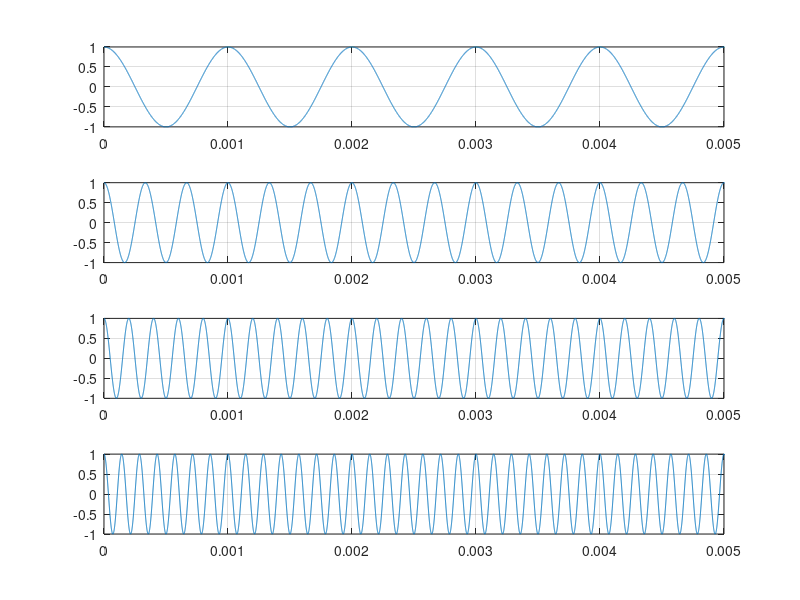
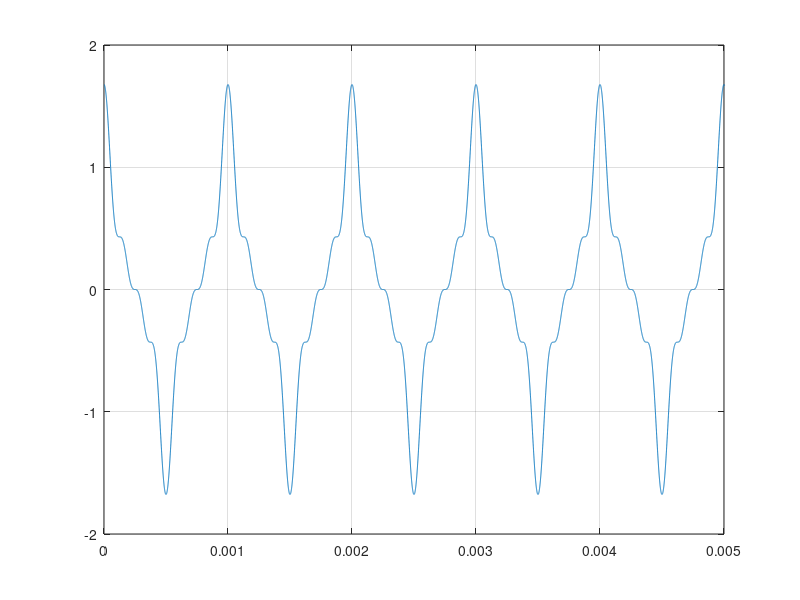

Here is the MATLAB script that generated these plots, in order:
clc; close all; clear all;                       

f1 = 1_000;
f3 = 3*f1;
f5 = 5*f1;
f7 = 7*f1;    


phi1 = 0;
phi3 = 0;
phi5 = 0;
phi7 = 0;                         
A1 = 1;
A3 = 1;
A5 = 1;
A7 = 1;

T = 1/f1;
fs = 400 * f7;                    
ts = 1/fs;                     
t = 0 : ts : 1;   

x1_t = A1*cos(2*pi*f1*t + phi1);
x3_t = A3*cos(2*pi*f3*t + phi3);
x5_t = A5*cos(2*pi*f5*t + phi5);
x7_t = A7*cos(2*pi*f7*t + phi7);

x_t = x1_t + (1/3 * x3_t) + (1/5 * x5_t) + (1/7 * x7_t);

figure; hold on;

subplot(4,1,1)
plot(t,x1_t);
xlim([0 5*T]);
grid on

subplot(4,1,2)
plot(t,x3_t);
xlim([0 5*T]);
grid on

subplot(4,1,3)
plot(t,x5_t);
xlim([0 5*T]);
grid on

subplot(4,1,4)
plot(t,x7_t);
xlim([0 5*T]);
grid on

figure
plot(t,x_t);
xlim([0 5*T]);
grid on;
                 

